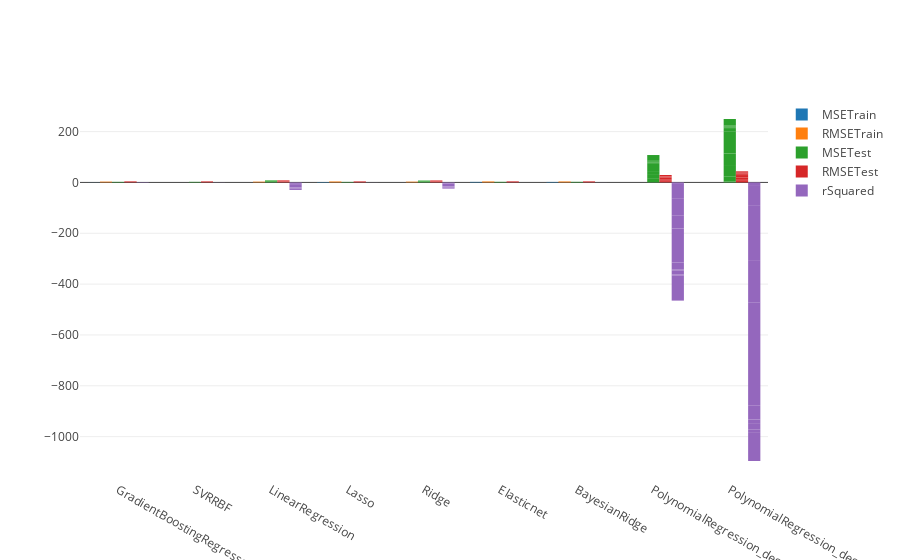

The notebook cell saved with this chart:
### Code cell
import plotly.offline as py
import plotly.graph_objs as go
from plotly.offline import download_plotlyjs, init_notebook_mode, plot, iplot
init_notebook_mode(connected=True)

data = [
        go.Bar(y=metr_df.MSETrain, x=metr_df.Estimator, name="MSETrain"),
        go.Bar(y=metr_df.RMSETrain, x=metr_df.Estimator, name="RMSETrain"),
        go.Bar(y=metr_df.MSETest, x=metr_df.Estimator, name="MSETest"),
        go.Bar(y=metr_df.RMSETest, x=metr_df.Estimator, name="RMSETest"),
        go.Bar(y=metr_df.rSquared, x=metr_df.Estimator, name="rSquared")
]

plot_url = py.iplot(data)

### Figure 1 — Plotly figure (JSON) as saved in the notebook; plotly's stock layout.template omitted (floating-point values rounded to 4 significant figures)
{"data": [{"name": "MSETrain", "type": "bar", "uid": "28543b4f-e923-42a3-b86e-59d34130df23", "x": ["GradientBoostingRegressor", "SVRRBF", "LinearRegression", "Lasso", "Ridge", "Elasticnet", "BayesianRidge", "PolynomialRegression_degree_2", "PolynomialRegression_degree_3", "GradientBoostingRegressor", "SVRRBF", "LinearRegression", "Lasso", "Ridge", "Elasticnet", "BayesianRidge", "PolynomialRegression_degree_2", "PolynomialRegression_degree_3", "GradientBoostingRegressor", "SVRRBF", "LinearRegression", "Lasso", "Ridge", "Elasticnet", "BayesianRidge", "PolynomialRegression_degree_2", "PolynomialRegression_degree_3", "GradientBoostingRegressor", "SVRRBF", "LinearRegression", "Lasso", "Ridge", "Elasticnet", "BayesianRidge", "PolynomialRegression_degree_2", "PolynomialRegression_degree_3", "GradientBoostingRegressor", "SVRRBF", "LinearRegression", "Lasso", "Ridge", "Elasticnet", "BayesianRidge", "PolynomialRegression_degree_2", "PolynomialRegression_degree_3", "GradientBoostingRegressor", "SVRRBF", "LinearRegression", "Lasso", "Ridge", "Elasticnet", "BayesianRidge", "PolynomialRegression_degree_2", "PolynomialRegression_degree_3", "GradientBoostingRegressor", "SVRRBF", "LinearRegression", "Lasso", "Ridge", "Elasticnet", "BayesianRidge", "PolynomialRegression_degree_2", "PolynomialRegression_degree_3", "GradientBoostingRegressor", "SVRRBF", "LinearRegression", "Lasso", "Ridge", "Elasticnet", "BayesianRidge", "PolynomialRegression_degree_2", "PolynomialRegression_degree_3", "GradientBoostingRegressor", "SVRRBF", "LinearRegression", "Lasso", "Ridge", "Elasticnet", "BayesianRidge", "PolynomialRegression_degree_2", "PolynomialRegression_degree_3", "GradientBoostingRegressor", "SVRRBF", "LinearRegression", "Lasso", "Ridge", "Elasticnet", "BayesianRidge", "PolynomialRegression_degree_2", "PolynomialRegression_degree_3"], "y": [0.09484, 0.008482, 0.1036, 0.1605, 0.1039, 0.186, 0.1719, 6.64e-29, 1.129e-27, 0.1045, 0.008617, 0.08466, 0.1717, 0.0849, 0.192, 0.1579, 4.006e-29, 3.704e-27, 0.1349, 0.00851, 0.1191, 0.1983, 0.1199, 0.2351, 0.2254, 1.052e-28, 3.021e-27, 0.0969, 0.008722, 0.09235, 0.1652, 0.09247, 0.1887, 0.1781, 8.506e-29, 2.773e-27, 0.1059, 0.008563, 0.08637, 0.1707, 0.08757, 0.2195, 0.157, 4.587e-29, 1.109e-27, 0.1267, 0.00833, 0.1197, 0.1892, 0.1199, 0.2257, 0.2134, 1.594e-28, 4.59e-27, 0.115, 0.008381, 0.1024, 0.1624, 0.1026, 0.1776, 0.1706, 9.134e-29, 1.518e-27, 0.1318, 0.008568, 0.1055, 0.1875, 0.1062, 0.2296, 0.2175, 1.098e-28, 3.008e-27, 0.1271, 0.00879, 0.1111, 0.1876, 0.1113, 0.2139, 0.1998, 9.891e-29, 6.423e-28, 0.1197, 0.008535, 0.09971, 0.1823, 0.1002, 0.2108, 0.1975, 4.484e-29, 6.528e-28]}, {"name": "RMSETrain", "type": "bar", "uid": "f8d58b83-5d4b-4345-a0fc-8ec5a9d11e83", "x": ["GradientBoostingRegressor", "SVRRBF", "LinearRegression", "Lasso", "Ridge", "Elasticnet", "BayesianRidge", "PolynomialRegression_degree_2", "PolynomialRegression_degree_3", "GradientBoostingRegressor", "SVRRBF", "LinearRegression", "Lasso", "Ridge", "Elasticnet", "BayesianRidge", "PolynomialRegression_degree_2", "PolynomialRegression_degree_3", "GradientBoostingRegressor", "SVRRBF", "LinearRegression", "Lasso", "Ridge", "Elasticnet", "BayesianRidge", "PolynomialRegression_degree_2", "PolynomialRegression_degree_3", "GradientBoostingRegressor", "SVRRBF", "LinearRegression", "Lasso", "Ridge", "Elasticnet", "BayesianRidge", "PolynomialRegression_degree_2", "PolynomialRegression_degree_3", "GradientBoostingRegressor", "SVRRBF", "LinearRegression", "Lasso", "Ridge", "Elasticnet", "BayesianRidge", "PolynomialRegression_degree_2", "PolynomialRegression_degree_3", "GradientBoostingRegressor", "SVRRBF", "LinearRegression", "Lasso", "Ridge", "Elasticnet", "BayesianRidge", "PolynomialRegression_degree_2", "PolynomialRegression_degree_3", "GradientBoostingRegressor", "SVRRBF", "LinearRegression", "Lasso", "Ridge", "Elasticnet", "BayesianRidge", "PolynomialRegression_degree_2", "PolynomialRegression_degree_3", "GradientBoostingRegressor", "SVRRBF", "LinearRegression", "Lasso", "Ridge", "Elasticnet", "BayesianRidge", "PolynomialRegression_degree_2", "PolynomialRegression_degree_3", "GradientBoostingRegressor", "SVRRBF", "LinearRegression", "Lasso", "Ridge", "Elasticnet", "BayesianRidge", "PolynomialRegression_degree_2", "PolynomialRegression_degree_3", "GradientBoostingRegressor", "SVRRBF", "LinearRegression", "Lasso", "Ridge", "Elasticnet", "BayesianRidge", "PolynomialRegression_degree_2", "PolynomialRegression_degree_3"], "y": [0.308, 0.0921, 0.3219, 0.4006, 0.3223, 0.4313, 0.4146, 8.148e-15, 3.36e-14, 0.3233, 0.09283, 0.291, 0.4144, 0.2914, 0.4382, 0.3973, 6.329e-15, 6.086e-14, 0.3673, 0.09225, 0.3451, 0.4453, 0.3463, 0.4848, 0.4747, 1.026e-14, 5.496e-14, 0.3113, 0.09339, 0.3039, 0.4064, 0.3041, 0.4344, 0.422, 9.223e-15, 5.266e-14, 0.3254, 0.09254, 0.2939, 0.4132, 0.2959, 0.4685, 0.3963, 6.773e-15, 3.33e-14, 0.356, 0.09127, 0.3459, 0.435, 0.3463, 0.4751, 0.462, 1.263e-14, 6.775e-14, 0.3392, 0.09155, 0.3199, 0.403, 0.3203, 0.4214, 0.413, 9.557e-15, 3.896e-14, 0.363, 0.09257, 0.3248, 0.433, 0.3258, 0.4792, 0.4663, 1.048e-14, 5.484e-14, 0.3565, 0.09375, 0.3333, 0.4331, 0.3336, 0.4625, 0.447, 9.946e-15, 2.534e-14, 0.346, 0.09238, 0.3158, 0.427, 0.3165, 0.4591, 0.4444, 6.696e-15, 2.555e-14]}, {"name": "MSETest", "type": "bar", "uid": "8ededda7-89ba-4fb2-8357-72160329a792", "x": ["GradientBoostingRegressor", "SVRRBF", "LinearRegression", "Lasso", "Ridge", "Elasticnet", "BayesianRidge", "PolynomialRegression_degree_2", "PolynomialRegression_degree_3", "GradientBoostingRegressor", "SVRRBF", "LinearRegression", "Lasso", "Ridge", "Elasticnet", "BayesianRidge", "PolynomialRegression_degree_2", "PolynomialRegression_degree_3", "GradientBoostingRegressor", "SVRRBF", "LinearRegression", "Lasso", "Ridge", "Elasticnet", "BayesianRidge", "PolynomialRegression_degree_2", "PolynomialRegression_degree_3", "GradientBoostingRegressor", "SVRRBF", "LinearRegression", "Lasso", "Ridge", "Elasticnet", "BayesianRidge", "PolynomialRegression_degree_2", "PolynomialRegression_degree_3", "GradientBoostingRegressor", "SVRRBF", "LinearRegression", "Lasso", "Ridge", "Elasticnet", "BayesianRidge", "PolynomialRegression_degree_2", "PolynomialRegression_degree_3", "GradientBoostingRegressor", "SVRRBF", "LinearRegression", "Lasso", "Ridge", "Elasticnet", "BayesianRidge", "PolynomialRegression_degree_2", "PolynomialRegression_degree_3", "GradientBoostingRegressor", "SVRRBF", "LinearRegression", "Lasso", "Ridge", "Elasticnet", "BayesianRidge", "PolynomialRegression_degree_2", "PolynomialRegression_degree_3", "GradientBoostingRegressor", "SVRRBF", "LinearRegression", "Lasso", "Ridge", "Elasticnet", "BayesianRidge", "PolynomialRegression_degree_2", "PolynomialRegression_degree_3", "GradientBoostingRegressor", "SVRRBF", "LinearRegression", "Lasso", "Ridge", "Elasticnet", "BayesianRidge", "PolynomialRegression_degree_2", "PolynomialRegression_degree_3", "GradientBoostingRegressor", "SVRRBF", "LinearRegression", "Lasso", "Ridge", "Elasticnet", "BayesianRidge", "PolynomialRegression_degree_2", "PolynomialRegression_degree_3"], "y": [0.2818, 0.2585, 0.3593, 0.2679, 0.3452, 0.2958, 0.2886, 1.139, 3.46, 0.297, 0.2351, 0.6, 0.2453, 0.5336, 0.2703, 0.2606, 15.72, 20.76, 0.157, 0.1591, 0.9152, 0.159, 0.7426, 0.1741, 0.167, 12.61, 40.53, 0.2898, 0.249, 0.6809, 0.2643, 0.6253, 0.2864, 0.28, 15.21, 48.89, 0.3004, 0.2021, 2.742, 0.2142, 2.325, 0.2058, 0.2491, 28.39, 85.56, 0.1774, 0.2246, 0.4941, 0.186, 0.4502, 0.2054, 0.1998, 5.763, 11.33, 0.244, 0.3194, 0.3836, 0.2804, 0.3504, 0.3122, 0.3032, 1.814, 4.995, 0.1807, 0.1849, 0.9266, 0.1811, 0.8323, 0.1894, 0.181, 3.12, 4.889, 0.2044, 0.2303, 0.4613, 0.2065, 0.4272, 0.2328, 0.2238, 1.099, 2.883, 0.1917, 0.2228, 1.236, 0.2078, 1.032, 0.2294, 0.2206, 22.89, 26.2]}, {"name": "RMSETest", "type": "bar", "uid": "c3899ada-3188-44b8-a38a-bfd84fb5b87f", "x": ["GradientBoostingRegressor", "SVRRBF", "LinearRegression", "Lasso", "Ridge", "Elasticnet", "BayesianRidge", "PolynomialRegression_degree_2", "PolynomialRegression_degree_3", "GradientBoostingRegressor", "SVRRBF", "LinearRegression", "Lasso", "Ridge", "Elasticnet", "BayesianRidge", "PolynomialRegression_degree_2", "PolynomialRegression_degree_3", "GradientBoostingRegressor", "SVRRBF", "LinearRegression", "Lasso", "Ridge", "Elasticnet", "BayesianRidge", "PolynomialRegression_degree_2", "PolynomialRegression_degree_3", "GradientBoostingRegressor", "SVRRBF", "LinearRegression", "Lasso", "Ridge", "Elasticnet", "BayesianRidge", "PolynomialRegression_degree_2", "PolynomialRegression_degree_3", "GradientBoostingRegressor", "SVRRBF", "LinearRegression", "Lasso", "Ridge", "Elasticnet", "BayesianRidge", "PolynomialRegression_degree_2", "PolynomialRegression_degree_3", "GradientBoostingRegressor", "SVRRBF", "LinearRegression", "Lasso", "Ridge", "Elasticnet", "BayesianRidge", "PolynomialRegression_degree_2", "PolynomialRegression_degree_3", "GradientBoostingRegressor", "SVRRBF", "LinearRegression", "Lasso", "Ridge", "Elasticnet", "BayesianRidge", "PolynomialRegression_degree_2", "PolynomialRegression_degree_3", "GradientBoostingRegressor", "SVRRBF", "LinearRegression", "Lasso", "Ridge", "Elasticnet", "BayesianRidge", "PolynomialRegression_degree_2", "PolynomialRegression_degree_3", "GradientBoostingRegressor", "SVRRBF", "LinearRegression", "Lasso", "Ridge", "Elasticnet", "BayesianRidge", "PolynomialRegression_degree_2", "PolynomialRegression_degree_3", "GradientBoostingRegressor", "SVRRBF", "LinearRegression", "Lasso", "Ridge", "Elasticnet", "BayesianRidge", "PolynomialRegression_degree_2", "PolynomialRegression_degree_3"], "y": [0.5308, 0.5084, 0.5994, 0.5176, 0.5875, 0.5439, 0.5372, 1.067, 1.86, 0.545, 0.4849, 0.7746, 0.4952, 0.7305, 0.5199, 0.5105, 3.965, 4.556, 0.3963, 0.3988, 0.9567, 0.3988, 0.8617, 0.4172, 0.4086, 3.551, 6.366, 0.5383, 0.499, 0.8252, 0.5141, 0.7908, 0.5351, 0.5291, 3.901, 6.992, 0.5481, 0.4496, 1.656, 0.4628, 1.525, 0.4536, 0.4991, 5.328, 9.25, 0.4212, 0.4739, 0.7029, 0.4313, 0.671, 0.4532, 0.447, 2.401, 3.366, 0.4939, 0.5651, 0.6193, 0.5295, 0.5919, 0.5587, 0.5506, 1.347, 2.235, 0.4251, 0.4301, 0.9626, 0.4255, 0.9123, 0.4351, 0.4254, 1.766, 2.211, 0.4521, 0.4799, 0.6792, 0.4544, 0.6536, 0.4825, 0.4731, 1.048, 1.698, 0.4379, 0.472, 1.112, 0.4558, 1.016, 0.4789, 0.4697, 4.784, 5.119]}, {"name": "rSquared", "type": "bar", "uid": "9ea87e70-9233-44d1-868e-24b7b8dcff53", "x": ["GradientBoostingRegressor", "SVRRBF", "LinearRegression", "Lasso", "Ridge", "Elasticnet", "BayesianRidge", "PolynomialRegression_degree_2", "PolynomialRegression_degree_3", "GradientBoostingRegressor", "SVRRBF", "LinearRegression", "Lasso", "Ridge", "Elasticnet", "BayesianRidge", "PolynomialRegression_degree_2", "PolynomialRegression_degree_3", "GradientBoostingRegressor", "SVRRBF", "LinearRegression", "Lasso", "Ridge", "Elasticnet", "BayesianRidge", "PolynomialRegression_degree_2", "PolynomialRegression_degree_3", "GradientBoostingRegressor", "SVRRBF", "LinearRegression", "Lasso", "Ridge", "Elasticnet", "BayesianRidge", "PolynomialRegression_degree_2", "PolynomialRegression_degree_3", "GradientBoostingRegressor", "SVRRBF", "LinearRegression", "Lasso", "Ridge", "Elasticnet", "BayesianRidge", "PolynomialRegression_degree_2", "PolynomialRegression_degree_3", "GradientBoostingRegressor", "SVRRBF", "LinearRegression", "Lasso", "Ridge", "Elasticnet", "BayesianRidge", "PolynomialRegression_degree_2", "PolynomialRegression_degree_3", "GradientBoostingRegressor", "SVRRBF", "LinearRegression", "Lasso", "Ridge", "Elasticnet", "BayesianRidge", "PolynomialRegression_degree_2", "PolynomialRegression_degree_3", "GradientBoostingRegressor", "SVRRBF", "LinearRegression", "Lasso", "Ridge", "Elasticnet", "BayesianRidge", "PolynomialRegression_degree_2", "PolynomialRegression_degree_3", "GradientBoostingRegressor", "SVRRBF", "LinearRegression", "Lasso", "Ridge", "Elasticnet", "BayesianRidge", "PolynomialRegression_degree_2", "PolynomialRegression_degree_3", "GradientBoostingRegressor", "SVRRBF", "LinearRegression", "Lasso", "Ridge", "Elasticnet", "BayesianRidge", "PolynomialRegression_degree_2", "PolynomialRegression_degree_3"], "y": [0.08057, 0.1561, -0.1732, 0.1252, -0.127, 0.03401, 0.05782, -2.718, -10.3, -0.1862, 0.06098, -1.397, 0.0203, -1.132, -0.07954, -0.0409, -61.78, -81.91, 0.1573, 0.1465, -3.911, 0.1467, -2.985, 0.06594, 0.1039, -66.67, -216.5, 0.02132, 0.1591, -1.299, 0.1073, -1.112, 0.03293, 0.05451, -50.38, -164.1, -0.4214, 0.03933, -12.03, -0.0181, -10.05, 0.02207, -0.1841, -133.9, -405.6, 0.1371, -0.08581, -1.389, 0.1006, -1.177, 0.006888, 0.03416, -26.86, -53.77, 0.2449, 0.007621, -0.1918, 0.1287, -0.0887, 0.03007, 0.058, -4.636, -14.52, 0.06202, 0.04013, -3.809, 0.06025, -3.32, 0.01724, 0.06068, -15.19, -24.38, 0.1449, 0.03858, -0.9257, 0.138, -0.7832, 0.02806, 0.06582, -3.589, -11.03, 0.1528, 0.02523, -4.41, 0.0909, -3.515, -0.003509, 0.03472, -99.14, -113.6]}], "layout": {}}
